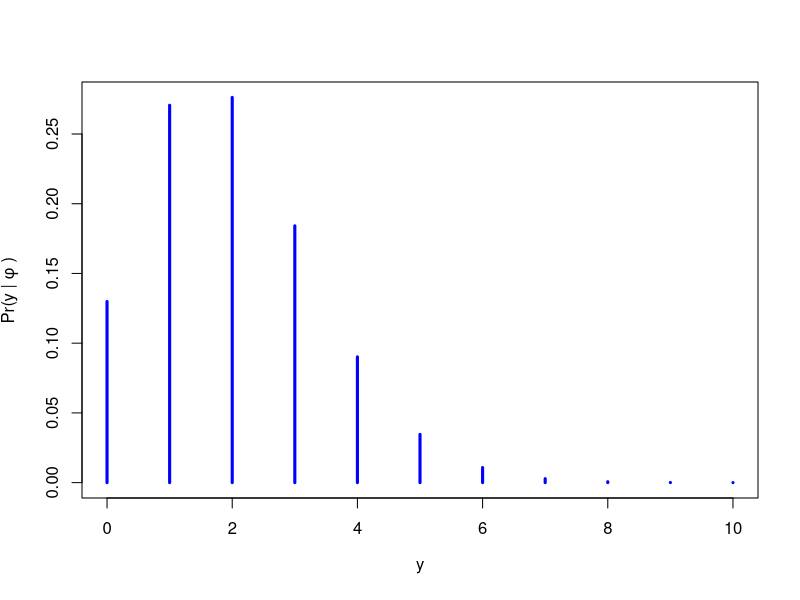
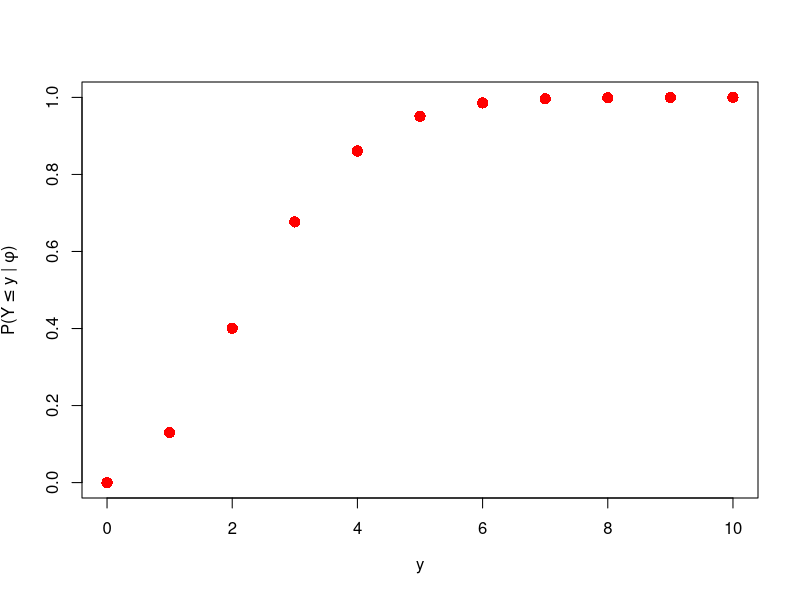
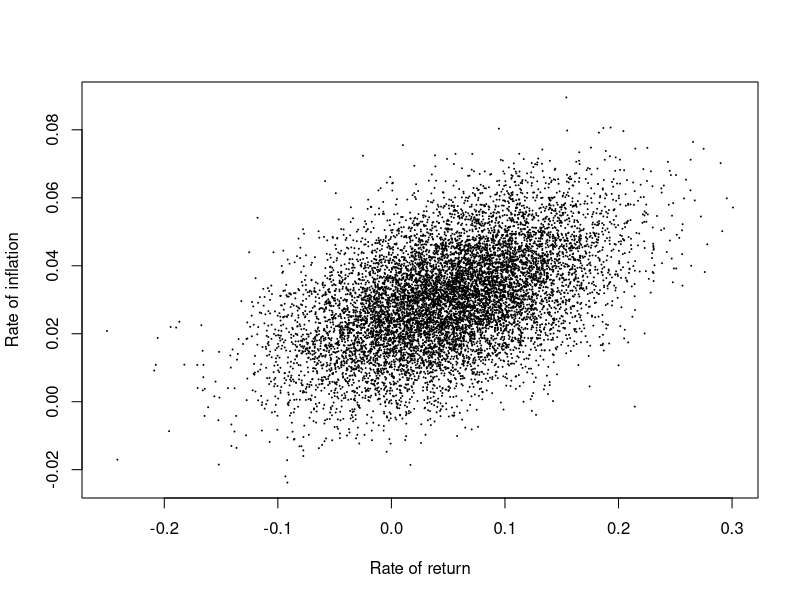
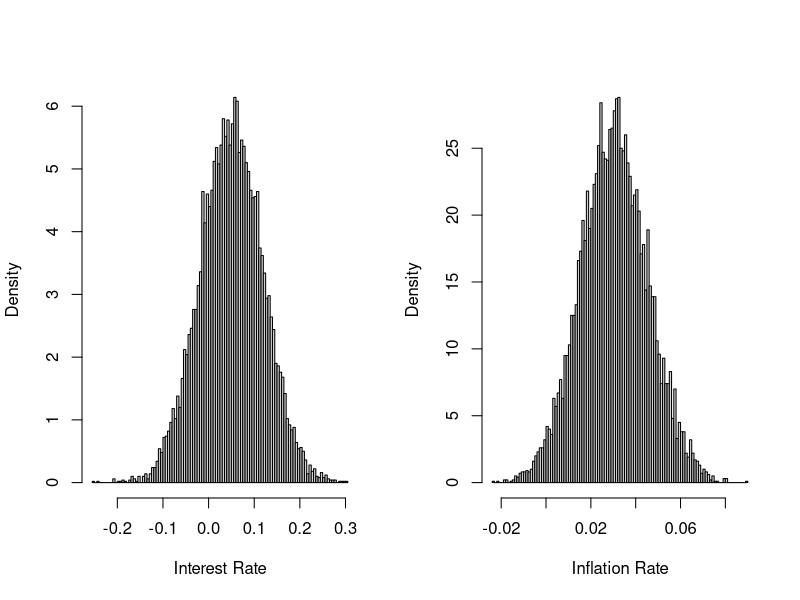
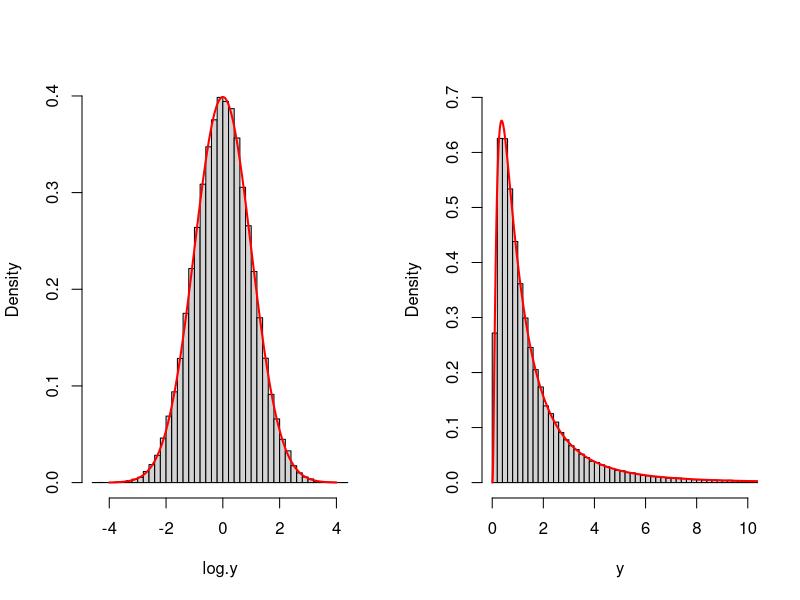
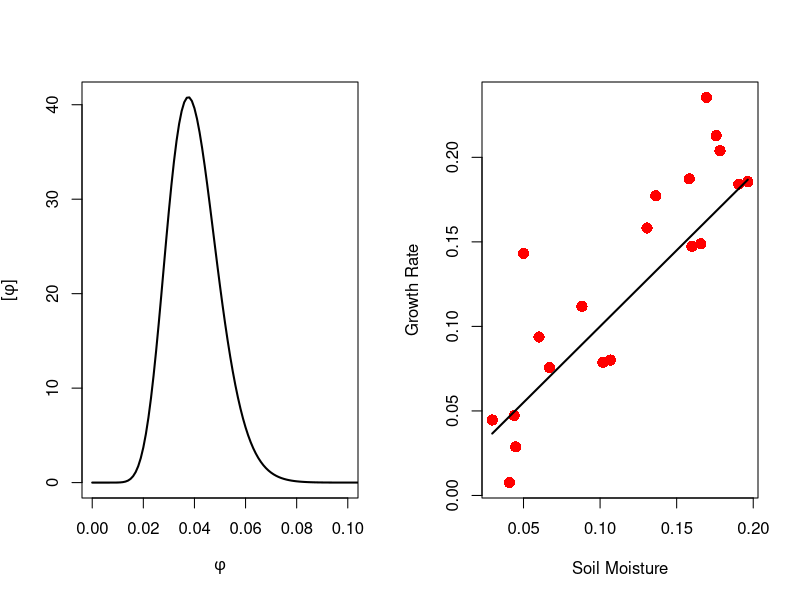
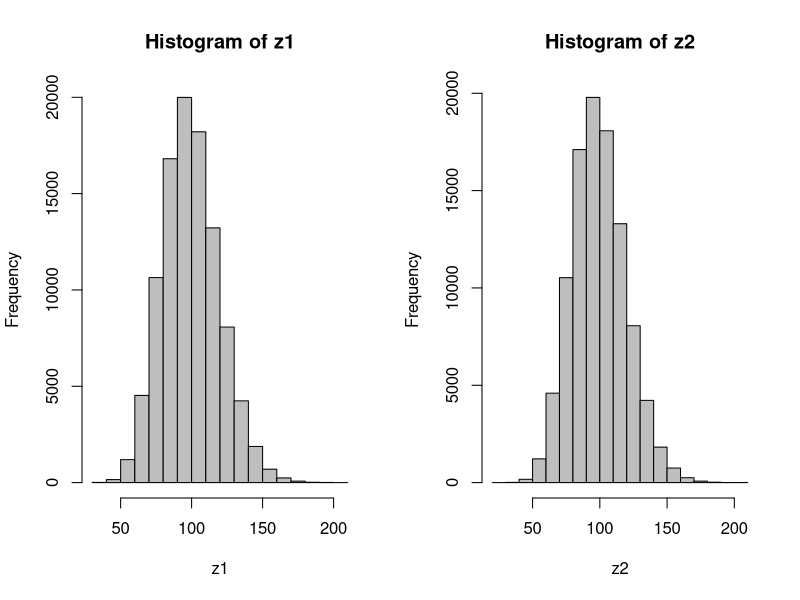

The R source for these figures, in order:
## ---- chunk 1
rm(list = ls())
library(knitr)
knitr::opts_chunk$set(cache = FALSE, warnings = FALSE, tidy = FALSE)

# uncomment out this to generate key
# nokey = FALSE; key = TRUE

# uncomment out this to generate exercise
 nokey = TRUE; key = FALSE
## ---- chunk 2
lambda <- 33
n <- 10000
y <- rpois(n, lambda)
mean(y)
var(y)
quantile (y, c(0.025, 0.975))
## ---- chunk 3
prob <- c(.07, .13, .15, .23, .42)
size <- 80 
n <- 1 
rmultinom(n, size, prob)
## ---- chunk 4
x <- 94 
mean <- 103
sd <- 23
dnorm(x, mean, sd)

q <- c(110, 90) 
p.bound <- pnorm(q, mean = mean, sd = sd)
p.bound[1] - p.bound[2]
## ---- chunk 5
x <- 4 
size <- 24
p <- 0.12
dbinom(x, size, p)
## ---- chunk 6
p <- c(0.56, 0.06, 0.16, 0.22)
y <- c(65, 4, 25, 26)
dmultinom(x = y, prob = p)
## ---- chunk 7
mu <- 1.9
sigma <- 1.4
p <- 0.025
qnorm(p, mu, sigma)
## ---- chunk 8
x <- 5
phi <- 0.04
n <- 50
dbinom(x = x, p = phi, size = n)
## ---- chunk 9
x <- seq(0, 10)
y <- dbinom(x = x, p = phi, size = n)
plot(x, y, type = 'h', ylab = expression(paste("Pr(y | ",phi," )"),), xlab = expression(y), lwd = 3, col = "blue")
## ---- chunk 10
q <- 4
phi <- 0.04
n <- 50
(1 - pbinom(q = q, p = phi, size = n))
## ---- chunk 11
x <- seq(0, 10)
y <- pbinom(q = x - 1, p = phi, size = n) 
plot(x, y, ylab = expression(paste("P(",Y <= y," | ",phi,")")), xlab = expression(y), pch = 16, col = "red", cex = 1.5)
## ---- chunk 12
n <- 75
size <- 1
phi <- 0.04
(ySim <- rbinom(n = n, size = size, prob = phi))
## ---- chunk 13
library(MASS)

DrawRates = function(n, int, int.sd, inf, inf.sd, rho.rates){

  covar = rho.rates * int.sd * inf.sd
  Sigma <- matrix(c(int.sd^2, covar, covar, inf.sd^2), 2, 2)
  mu = c(int, inf)
  x = (mvrnorm(n = n, mu = mu, Sigma))
  return(x)
}

x = DrawRates(n = 10000, int = .05, int.sd = .07, inf = .03, inf.sd = .015, rho.rates = .5)

plot(x[,1], x[,2], pch = 19, cex = .05, xlab = "Rate of return", ylab = "Rate of inflation")
## ---- chunk 14
par(mfrow= c(1, 2))
hist(x[,1], xlab = "Interest Rate", main = "", freq = FALSE, breaks = 100)
hist(x[,2], xlab = "Inflation Rate", main = "", freq = FALSE, breaks = 100)
## ---- chunk 15
par(mfrow = c(1,2))
set.seed(1)
mean.var <- 0
sd.var <- 1
n=100000

log.y <- rnorm(n, mean = mean.var, sd = sd.var)
hist(log.y, breaks = 50, prob = TRUE, main = "") 
x  <- seq(-4, 4, .01)
z <- dnorm(x, mean = mean.var, sd = sd.var)
lines(x, z, col = "red", lwd = 2)

y <- rlnorm(n, meanlog = mean.var, sdlog = sd.var)
hist(y, ylim = c(0, .7), breaks = 250, prob = TRUE, xlim = c(0, 10), main = "") 
x <- seq(0, 50, .01)
z <- dlnorm(x, meanlog = mean.var, sdlog = sd.var)
lines(x, z, col = "red", lwd = 2)
## ---- chunk 16
mean(log.y)
var(log.y)
(mean.y <- exp(mean.var + sd.var^2/2))
(mean(y))
(var.y <- (exp(sd.var^2) - 1) * exp(2 * mean.var + sd.var^2))
(var(y))
## ---- chunk 17
x <- 94 
mu <- 103
sd <- 23
shape <- mu**2/sd**2
rate <- mu/sd**2
dgamma(x, shape, rate)

q <- c(110, 90)
p.bound <- pgamma(q, shape, rate)
p.bound[1] - p.bound[2]
## ---- chunk 18
shapeit <- function(mu, sigma){
  a <- (mu^2 - mu^3 - mu * sigma^2)/sigma^2
  b <- (mu - 2 * mu^2 + mu^3 - sigma^2 + mu * sigma^2)/sigma^2
  shape_ps <- c(a, b)
  return(shape_ps)
}

betaParms <- shapeit(mu = .04, sigma = .01)
x <- seq(0, .2, .001)
y <- dbeta(x, betaParms[1], betaParms[2])

plot(x, y,type = 'l', ylab = expression(paste("[",phi,"]")), xlab = expression(phi), 
  xlim = c(0, 0.1), lwd = 2)
## ---- chunk 19
x <- runif(20, 0.01, 0.2)
mu <- 0.01 + 0.9 * x
sigma <- 0.03
alpha <- mu^2/sigma^2
beta <- mu/sigma^2
y <- rgamma(length(x), alpha, beta)
plot(x, y, xlab = "Soil Moisture", ylab = "Growth Rate", pch = 16, col = "red", cex = 1.5)
lines(x, mu, lwd = 2)
## ---- chunk 20
n <- 100000
lambda <- 100
sigma2 <- 400
r <- lambda^2/(sigma2 - lambda)
z1 <- rnbinom(n, mu = lambda, size = r)
mean(z1)
var(z1)
## ---- chunk 21
n <- 100000
lambda <- 100
sigma2 <- 400
r <- lambda^2/(sigma2 - lambda)
phi <- r/(r + lambda)
z2 <- rnbinom(n, prob = phi ,size = r)
mean(z2)
var(z2)
## ---- chunk 22
par(mfrow = c(1, 2))
hist(z1, col = "gray")
hist(z2, col = "gray")
